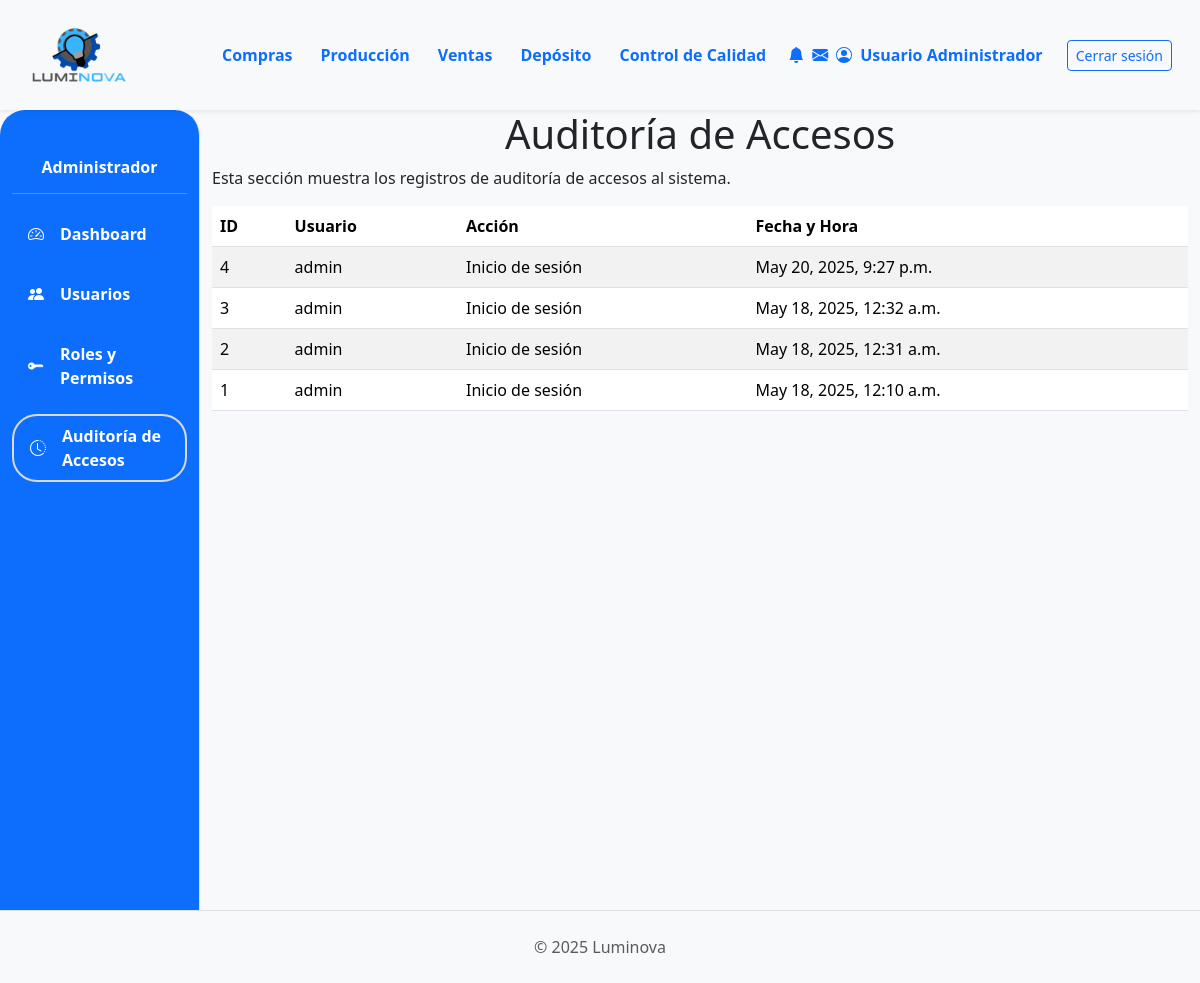
/auditoria/, run on an earlier commit of the app's database.
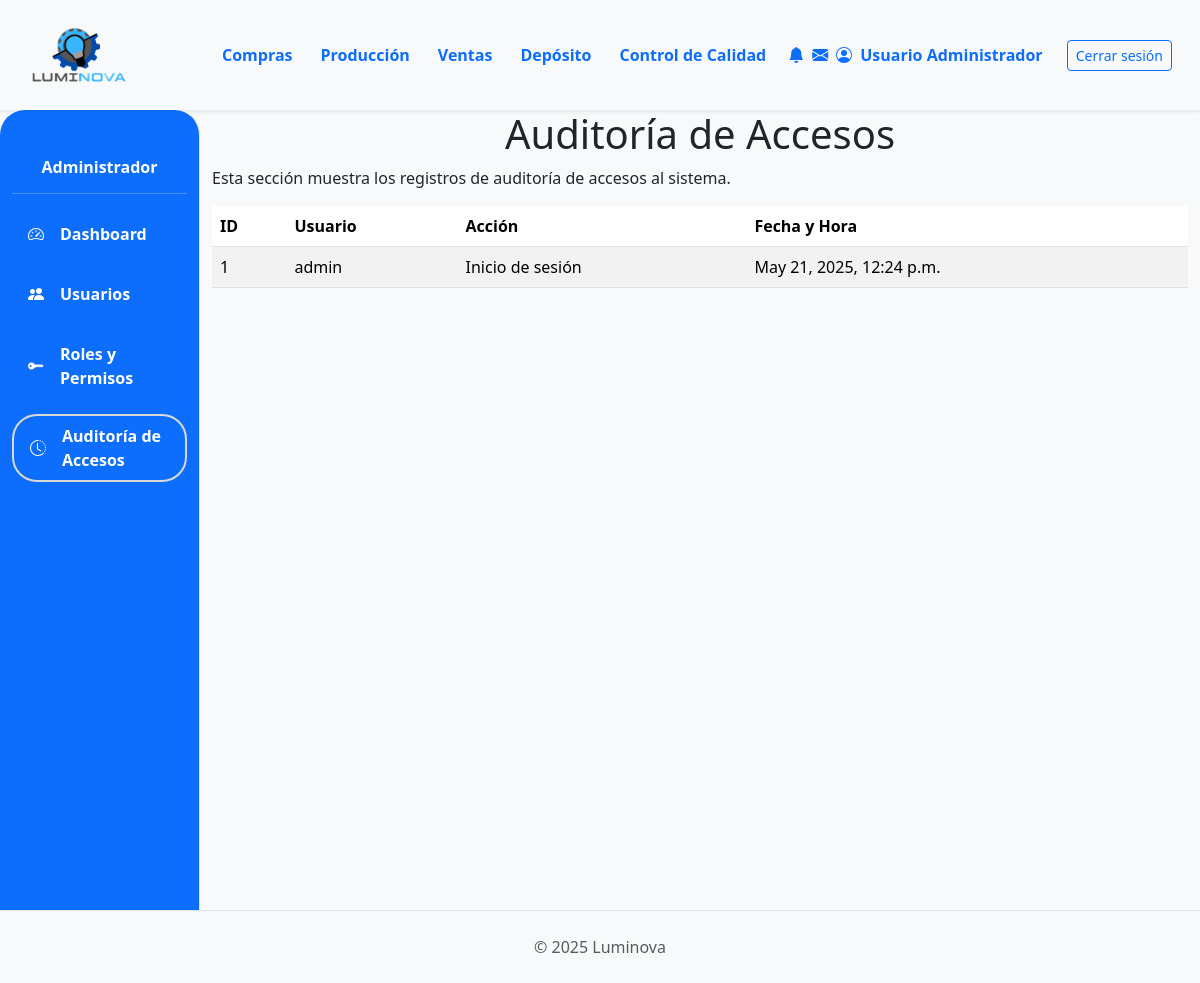
And on a later commit of the database.
### App_LUMINOVA/models.py (models this page shows)
class AuditoriaAcceso(models.Model):
    usuario = models.ForeignKey(User, on_delete=models.CASCADE)
    accion = models.CharField(max_length=100)
    fecha_hora = models.DateTimeField(auto_now_add=True)

### App_LUMINOVA/views.py (the view)
# urls.py: path('auditoria/', auditoria_view, name='auditoria'),
def auditoria_view(request):
    auditorias = AuditoriaAcceso.objects.select_related('usuario').order_by('-fecha_hora')
    return render(request, 'auditoria.html', {'auditorias': auditorias})

### App_LUMINOVA/templates/auditoria.html (shortened to what this page needs)
{% extends "padre.html" %}
{% block content %}
<h1 class="text-center">Auditoría de Accesos</h1>
<p>Esta sección muestra los registros de auditoría de accesos al sistema.</p>
<table class="table table-striped">
    <thead>
        <tr>
            <th>ID</th>
            <th>Usuario</th>
            <th>Acción</th>
            <th>Fecha y Hora</th>
        </tr>
    </thead>
    <tbody>
        {% for registro in auditorias %}
        <tr>
            <td>{{ registro.id }}</td>
            <td>{{ registro.usuario.username }}</td>
            <td>{{ registro.accion }}</td>
            <td>{{ registro.fecha_hora }}</td>
        </tr>
        {% empty %}
        <tr>
            <td colspan="4" class="text-center">No hay registros de auditoría.</td>
        </tr>
        {% endfor %}
    </tbody>
</table>
{% endblock %}

### App_LUMINOVA/templates/padre.html (shortened to what this page needs)
{% load static %}
{% load django_bootstrap5 %}
<!DOCTYPE html>
<html lang="es">
<head>
    {% bootstrap_css %}
    <link rel="stylesheet" href="{% static 'css/custom.css' %}">
    <link rel="stylesheet" href="https://cdn.jsdelivr.net/npm/bootstrap-icons@1.11.3/font/bootstrap-icons.min.css">
</head>
<body class="bg-light">
    {% include 'header.html' %}
    <div class="container-fluid">
        <div class="row">
            {% block sidebar_content %}
                {% include 'sidebar.html' %}
            {% endblock %}
            <main class="col-md-9 ms-sm-auto col-lg-10">
                {% block content %}{% endblock %}
            </main>
        </div>
    </div>
    {% include 'footer.html' %}
</body>
</html>

### App_LUMINOVA/templates/header.html (shortened to what this page needs)
{% load static %}
<header>
    <nav class="navbar navbar-expand-lg navbar-light bg-light shadow-sm p-0">
        <div class="container-fluid d-flex align-items-center">
            <div class="col-md-3 col-lg-2">
                <a class="navbar-brand d-flex align-items-center ms-3" href="{% url 'App_LUMINOVA:dashboard' %}">
                    <img src="{% static 'img/logo.png' %}" alt="Luminova Logo" height="100" class="d-inline-block align-text-top me-2">
                </a>
            </div>
            <div class="collapse navbar-collapse" id="navbarContent">
                <ul class="navbar-nav mb-2 mb-lg-0 d-flex justify-content-around w-100">
                    <li class="nav-item"><a class="nav-link text-primary fw-bold" href="{% url 'App_LUMINOVA:compras' %} ">Compras</a></li>
                    <li class="nav-item"><a class="nav-link text-primary fw-bold" href="{% url 'App_LUMINOVA:produccion' %}">Producción</a></li>
                    <li class="nav-item"><a class="nav-link text-primary fw-bold" href="{% url 'App_LUMINOVA:ventas' %}">Ventas</a></li>
                    <li class="nav-item"><a class="nav-link text-primary fw-bold" href="{% url 'App_LUMINOVA:deposito' %}">Depósito</a></li>
                    <li class="nav-item"><a class="nav-link text-primary fw-bold" href="{% url 'App_LUMINOVA:control_calidad' %}">Control de Calidad</a></li>
                </ul>
                <div class="navbar-nav ms-auto align-items-center me-3 mb-2 mb-lg-0 d-flex flex-row">
                    <div class="d-flex flex-row align-items-center flex-nowrap">
                        <span class="nav-link text-primary d-flex align-items-center me-2" style="white-space: nowrap;">
                            <i class="bi bi-bell-fill me-2 align-self-center"></i>
                            <i class="bi bi-envelope-fill me-2 align-self-center"></i>
                            <span class="d-none d-lg-inline align-self-center me-2  fw-bold">Usuario Administrador</span>
                        </span>
                        <a class="btn btn-outline-primary btn-sm align-self-center" style="white-space: nowrap;" href="{% url 'App_LUMINOVA:login' %}">Cerrar sesión</a>
                    </div>
                </div>
            </div>
        </div>
    </nav>
</header>

### App_LUMINOVA/templates/sidebar.html (shortened to what this page needs)
{% if '/dashboard/' or '/usuarios/' or '/roles-permisos/' or '/audioria/' in request.path %}
    <nav id="sidebarMenu" class="col-md-3 col-lg-2 d-md-block bg-primary sidebar collapse border-end vh-100" style="border-top-left-radius: 25px; border-top-right-radius: 25px;">
        <div class="position-sticky pt-4">
            <h6 class="sidebar-heading d-flex justify-content-center align-items-center px-3 mt-4 mb-1 text-white fw-bold">
                <span>Administrador</span>
            </h6>
            <hr class="text-white">
            <ul class="nav flex-column">
                <li class="nav-item">
                    <a class="nav-link {% if '/dashboard/' in request.path %}active{% endif %} text-white fw-bold custom-active-button d-flex align-items-center" aria-current="page" href="{% url 'App_LUMINOVA:dashboard' %}" style="border-radius: 25px;">
                        <i class="bi bi-speedometer2 me-2"></i> <span class="ms-2">Dashboard</span>
                    </a>
                </li>
                <li class="nav-item mt-2">
                    <a class="nav-link {% if '/usuarios/' in request.path %}active{% endif %} text-white fw-bold custom-active-button d-flex align-items-center" href="{% url 'App_LUMINOVA:lista_usuarios' %}" style="border-radius: 25px; padding-top: 0.75rem; padding-bottom: 0.75rem;">
                        <i class="bi bi-people-fill me-2"></i> <span class="ms-2">Usuarios</span>
                    </a>
                </li>
                <li class="nav-item mt-2">
                    <a class="nav-link {% if '/roles-permisos/' in request.path %}active{% endif %} text-white fw-bold custom-active-button d-flex align-items-center" href="{% url 'App_LUMINOVA:roles-permisos' %}" style="border-radius: 25px;">
                        <i class="bi bi-key-fill me-2"></i> <span class="ms-2">Roles y Permisos</span>
                    </a>
                </li>
                <li class="nav-item mt-2">
                    <a class="nav-link {% if '/auditoria/' in request.path %}active{% endif %} text-white fw-bold custom-active-button d-flex align-items-center" href="{% url 'App_LUMINOVA:auditoria' %}" style="border-radius: 25px;">
                        <i class="bi bi-clock-history me-2"></i> <span class="ms-2">Auditoría de Accesos</span>
                    </a>
                </li>
            </ul>
        </div>
    </nav>
{% endif %}

### App_LUMINOVA/templates/footer.html
<footer class="text-center py-4 border-top bg-light">
    <div class="container">
    <span class="text-muted">&copy; 2025 Luminova</span>
    </div>
</footer>

### App_LUMINOVA/static/css/custom.css (style rules this page uses)
nav.sidebar .nav-link.custom-active-button.active { border: 2px solid #D9D9D9 !important; border-radius: 25px !important; display: block; padding: 0.5rem 1rem; margin: 0.25rem 0; }
.sidebar .nav-link.custom-active-button { display: block; padding: 0.5rem 1rem; margin: 0.25rem 0; border-radius: 25px; }
.sidebar .nav-link i { margin-right: 0.5rem; }

What changed in the data, as far as the page shows it:
removed AuditoriaAcceso: id "4", usuario.username "admin", accion "Inicio de sesión", fecha_hora "May 20, 2025, 9:27 p.m."
removed AuditoriaAcceso: id "3", usuario.username "admin", accion "Inicio de sesión", fecha_hora "May 18, 2025, 12:32 a.m."
removed AuditoriaAcceso: id "2", usuario.username "admin", accion "Inicio de sesión", fecha_hora "May 18, 2025, 12:31 a.m."
changed AuditoriaAcceso "Inicio de sesión": fecha_hora "May 18, 2025, 12:10 a.m." → "May 21, 2025, 12:24 p.m."
